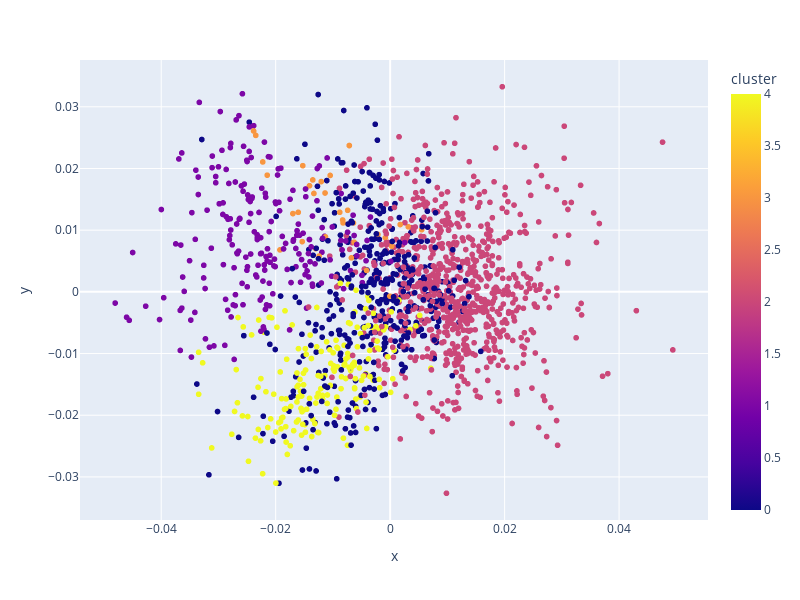

The cell this chart's notebook holds for it:
### Code cell
# Visualizar los clusters con Plotly:

import plotly.express as px

fig = px.scatter(df, x='x', y='y', color='cluster', width=800, height=600)
fig.update_traces(marker=dict(size=6))
fig.show()

### Figure 1 — Plotly figure (JSON) as saved in the notebook; plotly's stock layout.template omitted (floating-point values rounded to 4 significant figures; data arrays with more than 128 entries replaced by an {"elided": "..."} marker saying what was removed)
{"data": [{"hovertemplate": "x=%{x}<br>y=%{y}<br>cluster=%{marker.color}<extra></extra>", "legendgroup": "", "marker": {"color": {"elided": "1647 int values"}, "coloraxis": "coloraxis", "size": 6, "symbol": "circle"}, "mode": "markers", "name": "", "showlegend": false, "type": "scattergl", "x": {"elided": "1647 float values"}, "xaxis": "x", "y": {"elided": "1647 float values"}, "yaxis": "y"}], "layout": {"coloraxis": {"colorbar": {"title": {"text": "cluster"}}, "colorscale": [[0, "#0d0887"], [0.1111, "#46039f"], [0.2222, "#7201a8"], [0.3333, "#9c179e"], [0.4444, "#bd3786"], [0.5556, "#d8576b"], [0.6667, "#ed7953"], [0.7778, "#fb9f3a"], [0.8889, "#fdca26"], [1, "#f0f921"]]}, "height": 600, "legend": {"tracegroupgap": 0}, "margin": {"t": 60}, "width": 800, "xaxis": {"anchor": "y", "domain": [0, 1], "title": {"text": "x"}}, "yaxis": {"anchor": "x", "domain": [0, 1], "title": {"text": "y"}}}}
